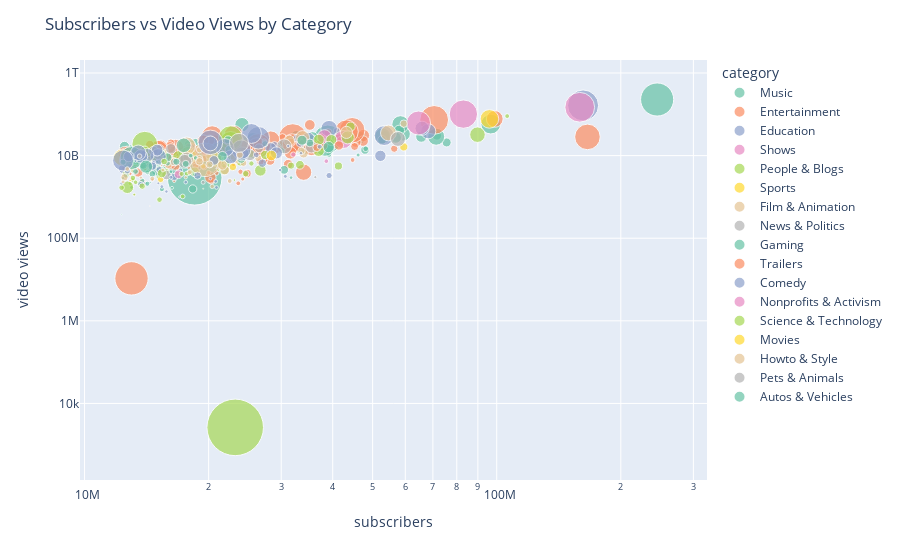

Source (notebook cell):
### Code cell
fig = px.scatter(df_cleaned,
                x = 'subscribers',
                y = 'video views',
                size= 'video_views_for_the_last_30_days',
                color = 'category',
                hover_name='Youtuber', hover_data=['Country'], size_max=40,
                color_discrete_sequence=px.colors.qualitative.Set2)

fig.update_layout(title_text = 'Subscribers vs Video Views by Category',xaxis_type= 'log',yaxis_type = 'log')

fig.show()
